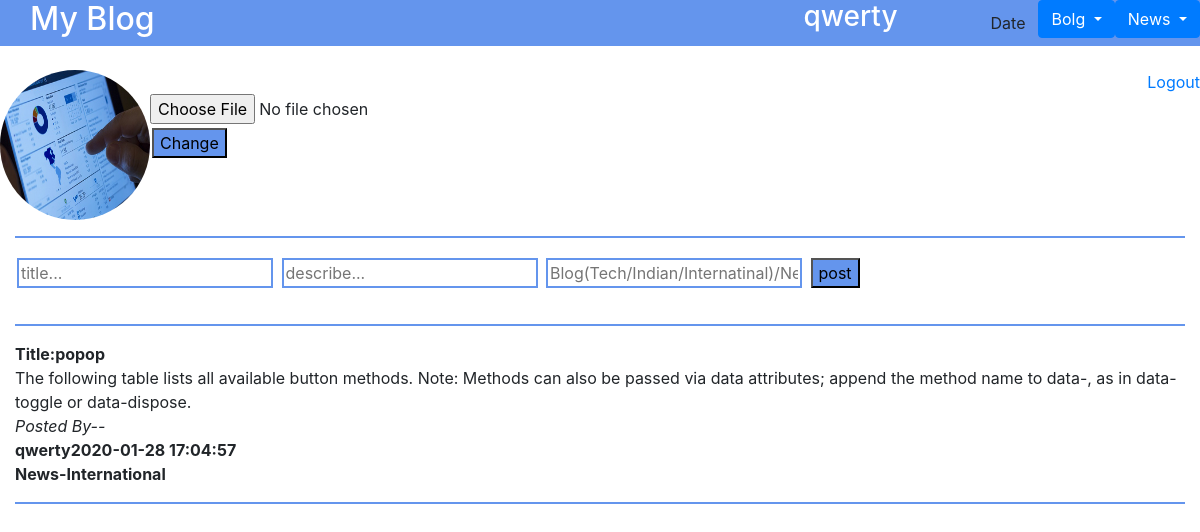
The app's page /Newsinternationalq.php (signed in) with its own data.
### tables this page shows
CREATE TABLE `signup` (
  `id` int(11) NOT NULL,
  `name` varchar(200) NOT NULL,
  `passs` varchar(200) NOT NULL,
  `image` varchar(200) NOT NULL
);

CREATE TABLE `posts2` (
  `id` int(11) NOT NULL,
  `name` varchar(200) NOT NULL,
  `title` varchar(200) NOT NULL,
  `post` varchar(200) NOT NULL,
  `time` timestamp NOT NULL DEFAULT current_timestamp() ON UPDATE current_timestamp(),
  `Category` varchar(20) NOT NULL
);

### Newsinternationalq.php (the view, shortened to what this page needs)
<?php
$conn = mysqli_connect("localhost","root","","blogapp");
$username=$_SESSION['uname'];
if($username=='qwerty'){
?>
<html>
<head>
<link type="text/css" rel="stylesheet" href="css/bootstrap.css"/>
</head>
<body>
    <div class="container-fluid">
        <div id="head" class="row">
            <div class="col-xs-6 mr-auto" style="margin-left:30px;"><h2>My Blog</h2></div>
            <div class="col-xs-6" style="margin-right:80px;"><h3><?php    echo "$username"   ?></h3></div>
            <button type="button" class="btn">Date</button>
        <div class="dropdown">
  <button type="button" class="btn btn-primary dropdown-toggle" data-toggle="dropdown">
    Bolg
  </button>
</div>
<div class="dropdown">
  <button type="button" class="btn btn-primary dropdown-toggle" data-toggle="dropdown">
    News
  </button>
</div>
</div>
<br>
<div id="profile" class="row">
    <div class="col-xs-2"> <?php
$username=$_SESSION['uname'];
$sql="SELECT * from signup WHERE name='$username'";
$result=$conn->query($sql);
if($result->num_rows > 0 )
{
    while($row = $result->fetch_assoc()){
        $location = $row["image"];
        echo "<img id='img' src='$location'>";
    }
}
else{
    echo "0 results";
}
?>
</div>
<div id="pro2" class="col-xs-2">
    <?php
$conn = mysqli_connect("localhost","root","","blogapp");
echo "<br>";
echo "
<form action='home1.php' method='post' enctype='multipart/form-data'>
<input type ='file' name='myfile'><br>
<input type='submit' name='submit1' value='Change'>
</form>
";
?>
</div>
<div id="pro3" class="col-xs-8 ml-auto">
    <a href="logout.php">Logout</a></div>
</div>
<hr>
<div id="post" class="row ml-auto">
<div class="col-xs-12"><form method="post" action="post.php">
<input type="text" name="title" placeholder="title...">
<input type="text" name="desc" placeholder="describe...">
<input type="text" name="category" placeholder="Blog(Tech/Indian/Internatinal)/News(Tech/Indian/Internatinal)">
<input type="submit" value="post">
</form>
</div>
</div>
<hr>
<div id="body" class="row">
<div class="col-md-12">
<?php $sql="SELECT * FROM posts2 WHERE Category='News-International'";
$result = $conn->query($sql);
if($result->num_rows > 0){
    while($row = $result->fetch_assoc()){
        echo "<b>"."Title:" .$row["title"]."</b>"."<br>".$row["post"]."<br>"."<i>Posted By--</i><br>"."<b>".$row["name"]."</b>"."<b>".$row["time"]."</b>"."<br>"."<b>".$row["Category"]."</b>";
    echo "<hr>";
    echo "<br>";
    }
} else{
    echo "0 results";
}
?>
<?php } ?>
</div>

### Newsinternationalq.php (style rules this page uses)
#head { background-color:cornflowerblue; color:white; }
hr { border: 1px solid cornflowerblue; }
#img { height:150px; width:150px; border-radius:100px; }
#pro3 { text-align:right; }
input[type=submit] { background-color:cornflowerblue; height:30px; text-decoration:none; margin:4px 2px; }
input[type=text] { border: 2px solid cornflowerblue; text-decoration:none; margin:4px 2px; }

### records on screen
signup: image (picture)
posts2: title "popop", post "The following table lists all available button methods. Note: Methods can also be passed via data attributes; append the method name to data-, as in data-toggle or data-dispose.", name "qwerty", time "2020-01-28 17:04:57", Category "News-International"

### other values on screen
$username "qwerty"
